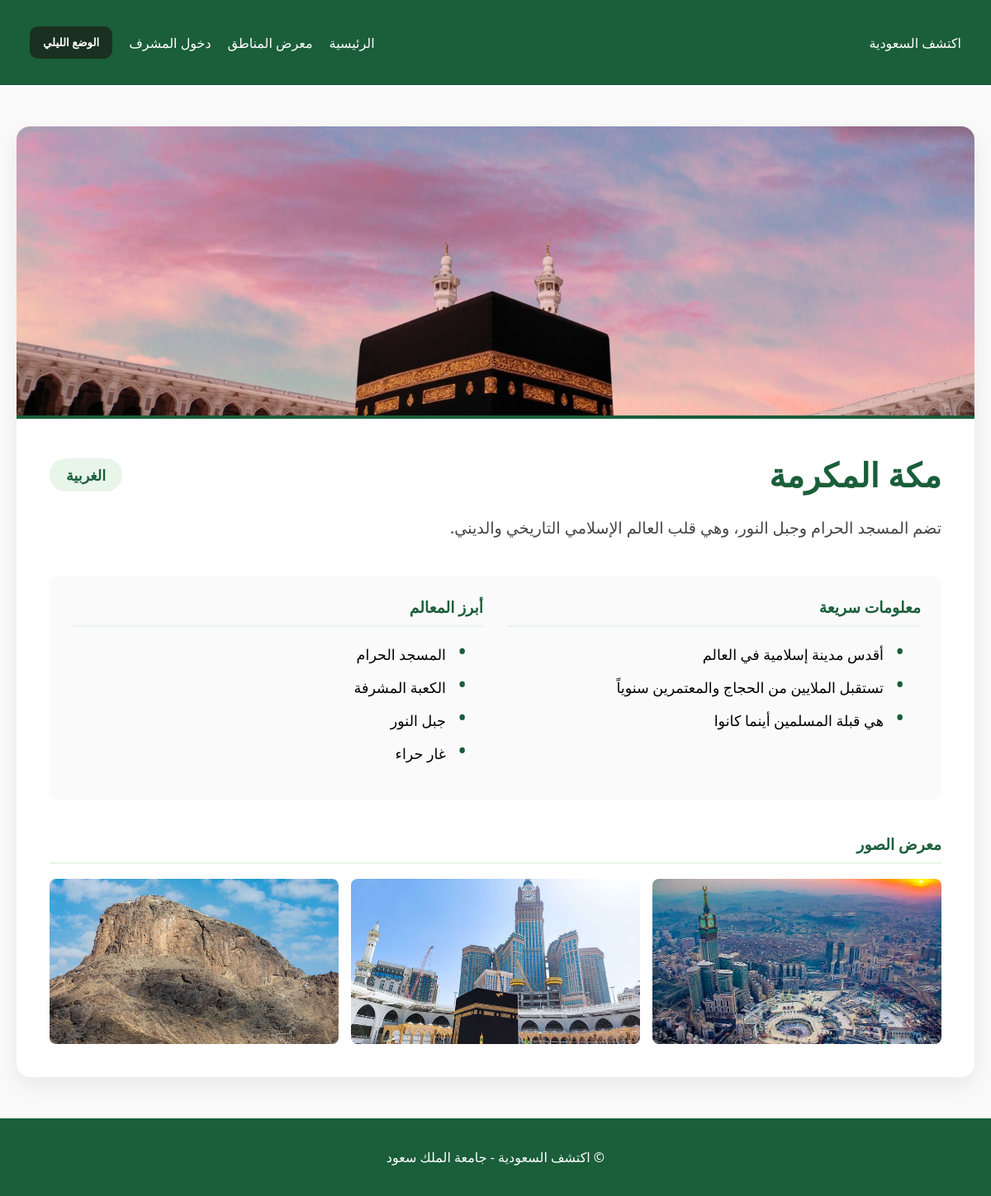
The app's page /details.php?id=2 with its own data.
### tables this page shows
CREATE TABLE `regions` (
  `id` int(11) NOT NULL,
  `name` varchar(100) NOT NULL,
  `category` varchar(50) DEFAULT NULL,
  `description` text DEFAULT NULL,
  `details` text DEFAULT NULL,
  `main_image` varchar(255) DEFAULT NULL,
  `landmarks` text DEFAULT NULL,
  `activities` text DEFAULT NULL,
  `gallery_img1` varchar(255) DEFAULT NULL,
  `gallery_img2` varchar(255) DEFAULT NULL,
  `gallery_img3` varchar(255) DEFAULT NULL,
  `facts` text DEFAULT NULL
);

### details.php (the view, shortened to what this page needs)
<?php
include 'datab.php';
$region_id = intval($_GET['id']);
$query = "SELECT * FROM regions WHERE id = $region_id";
$result = mysqli_query($conn, $query);
if (mysqli_num_rows($result) > 0) {
    $region = mysqli_fetch_assoc($result);
} else {
    echo "<h2 style='text-align:center; margin-top:50px;'>المنطقة غير موجودة.</h2>";
    exit();
}
?>
<!DOCTYPE html>
<html lang="ar" dir="rtl">
<head>
    <link rel="stylesheet" href="style.css">
</head>
<body id="body-tag">
    <header>
        <div class="nav-container">
            <div class="logo">اكتشف السعودية</div>
            <nav>
                <ul>
                    <li><a href="index.php">الرئيسية</a></li>
                    <li><a href="gallery.php">معرض المناطق</a></li>
                    <li><a href="login.php">دخول المشرف</a></li>
                    <li><button id="night-mode-btn" onclick="toggleNightMode()">الوضع الليلي</button></li>
                </ul>
            </nav>
        </div>
    </header>
    <main class="details-page-main">
        <article class="details-card-large">
            <img src="images/<?php echo $region['main_image']; ?>"
                 alt="<?php echo $region['name']; ?>"
                 class="details-main-img">
            <div class="details-card-content">
                <div style="display: flex; justify-content: space-between; align-items: center; margin-bottom: 20px;">
                    <h1 style="color: var(--primary-green); font-size: 2.5rem; margin: 0;">
                        <?php echo $region['name']; ?>
                    </h1>
                    <span class="category-badge">
                        <?php echo $region['category']; ?>
                    </span>
                </div>
                <p class="details-description"><?php echo $region['details']; ?></p>
                <div class="info-grid">
                    <div class="info-column">
                        <h3 class="info-title">معلومات سريعة</h3>
                        <ul>
                            <?php
                            if (!empty($region['facts'])) {
                                $clean_facts = str_replace('،', ',', $region['facts']);
                                $facts_array = explode(',', $clean_facts);
                                foreach ($facts_array as $fact) {
                                    $fact = trim($fact);
                                    if(!empty($fact)) {
                                        echo "<li>" . htmlspecialchars($fact) . "</li>";
                                    }
                                }
                            } else {
                                echo "<li>لا توجد معلومات مضافة حالياً.</li>";
                            }
                            ?>
                        </ul>
                    </div>
                    <div class="info-column">
                        <h3 class="info-title">أبرز المعالم</h3>
                        <ul>
                            <?php
                            if (!empty($region['landmarks'])) {
                                $clean_landmarks = str_replace('،', ',', $region['landmarks']);
                                $landmarks_array = explode(',', $clean_landmarks);
                                foreach ($landmarks_array as $landmark) {
                                    $landmark = trim($landmark);
                                    if(!empty($landmark)) {
                                        echo "<li>" . htmlspecialchars($landmark) . "</li>";
                                    }
                                }
                            } else {
                                echo "<li>لا توجد معالم مضافة حالياً.</li>";
                            }
                            ?>
                        </ul>
                    </div>
                </div>
                <h3 class="info-title" style="margin-top: 40px;">معرض الصور</h3>
                <div class="mini-gallery">
                    <?php if(!empty($region['gallery_img1'])): ?>
                        <img src="images/<?php echo $region['gallery_img1']; ?>" alt="صورة 1">
                    <?php endif; ?>
                    <?php if(!empty($region['gallery_img2'])): ?>
                        <img src="images/<?php echo $region['gallery_img2']; ?>" alt="صورة 2">
                    <?php endif; ?>
                    <?php if(!empty($region['gallery_img3'])): ?>
                        <img src="images/<?php echo $region['gallery_img3']; ?>" alt="صورة 3">
                    <?php endif; ?>
                </div>
            </div>
        </article>
    </main>
    <footer id="footer-tag">
        <p>© اكتشف السعودية - جامعة الملك سعود</p>
    </footer>
</body>
</html>

### style.css (style rules this page uses)
:root { --primary-green: #1a5e3a; --dark-bg: #121212; --light-bg: #fafafa; }
body { font-family: 'Segoe UI', Tahoma, Geneva, Verdana, sans-serif; margin: 0; background-color: var(--light-bg); transition: 0.3s; display: flex; flex-direction: column; min-height: 100vh; }
main { flex: 1; }
header { background-color: var(--primary-green); color: white; padding: 1rem 0; }
.nav-container { display: flex; justify-content: space-between; align-items: center; padding: 0 3%; }
nav ul { list-style: none; display: flex; gap: 20px; align-items: center; }
nav ul li a { color: white; text-decoration: none; }
#night-mode-btn { font-family: inherit; background-color: #1a3020; color: white; border: none; display: flex; align-items: center; justify-content: center; line-height: 1; padding: 13px 16px; border-radius: 10px; cursor: pointer; transition: all 0.3s ease; font-weight: bold; }
#footer-tag { text-align: center; padding: 20px; background-color: var(--primary-green); color: white; }
.details-page-main { display: flex; justify-content: center; align-items: flex-start; padding: 50px 20px; }
.details-card-large { background: white; border-radius: 16px; overflow: hidden; box-shadow: 0 10px 30px rgba(0, 0, 0, 0.08); max-width: 1200px; width: 100%; }
.details-main-img { width: 100%; height: 350px; object-fit: cover; display: block; border-bottom: 4px solid var(--primary-green); }
.details-card-content { padding: 40px; }
.category-badge { background-color: #e8f5e9; color: var(--primary-green); padding: 8px 20px; border-radius: 25px; font-weight: bold; font-size: 1.1rem; }
.details-description { font-size: 1.2rem; line-height: 1.8; color: #444; margin-bottom: 40px; }
.info-column ul { list-style: none; padding: 0; margin-top: 15px; }
.info-column ul li { position: relative; padding-right: 25px; margin-bottom: 12px; font-size: 1.1rem; line-height: 1.6; }
.info-column ul li::before { content: "•"; position: absolute; right: 0; color: #1a5d3b; font-size: 1.8rem; line-height: 1; top: -4px; }
.info-grid { display: grid; grid-template-columns: 1fr 1fr; gap: 30px; background-color: var(--light-bg); padding: 25px; border-radius: 12px; }
.info-title { color: var(--primary-green); border-bottom: 2px solid #e8f5e9; padding-bottom: 10px; margin-top: 0; }
.info-column ul { line-height: 1.8; font-size: 1.1rem; padding-right: 20px; }
.mini-gallery { display: grid; grid-template-columns: repeat(auto-fill, minmax(350px, 1fr)); gap: 15px; }
.mini-gallery img { width: 100%; flex: 1; border-radius: 8px; object-fit: cover; height: 200px; transition: transform 0.3s; }

### records on screen
regions: main_image (picture), name "مكة المكرمة", category "الغربية", details "تضم المسجد الحرام وجبل النور، وهي قلب العالم الإسلامي التاريخي والديني.", facts "أقدس مدينة إسلامية في العالم", facts "تستقبل الملايين من الحجاج والمعتمرين سنوياً", facts "هي قبلة المسلمين أينما كانوا", landmarks "المسجد الحرام", landmarks "الكعبة المشرفة", landmarks "جبل النور", landmarks "غار حراء", gallery_img1 (picture), gallery_img2 (picture), gallery_img3 (picture)
